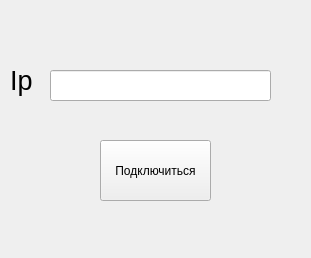
<?xml version="1.0" encoding="UTF-8"?>
<ui version="4.0">
 <class>Form</class>
 <widget class="QWidget" name="Form">
  <property name="geometry">
   <rect>
    <x>0</x>
    <y>0</y>
    <width>311</width>
    <height>258</height>
   </rect>
  </property>
  <property name="windowTitle">
   <string>Введите ip</string>
  </property>
  <widget class="QTableWidget" name="tablewig">
   <property name="geometry">
    <rect>
     <x>440</x>
     <y>0</y>
     <width>16</width>
     <height>16</height>
    </rect>
   </property>
   <row>
    <property name="text">
     <string>Сервер1</string>
    </property>
   </row>
   <row>
    <property name="text">
     <string>Сервер2</string>
    </property>
   </row>
   <row>
    <property name="text">
     <string>Сервер3</string>
    </property>
   </row>
   <column>
    <property name="text">
     <string>Название</string>
    </property>
   </column>
   <column>
    <property name="text">
     <string>Онлайн</string>
    </property>
   </column>
   <column>
    <property name="text">
     <string>пинг</string>
    </property>
   </column>
   <item row="0" column="0">
    <property name="text">
     <string>Мерцающий клык</string>
    </property>
   </item>
   <item row="0" column="2">
    <property name="foreground">
     <brush brushstyle="NoBrush">
      <color alpha="255">
       <red>35</red>
       <green>238</green>
       <blue>13</blue>
      </color>
     </brush>
    </property>
   </item>
   <item row="1" column="0">
    <property name="text">
     <string>Ревущая мышь</string>
    </property>
   </item>
   <item row="2" column="0">
    <property name="text">
     <string>Депресующий фламинго</string>
    </property>
   </item>
  </widget>
  <widget class="QLineEdit" name="lineEdit">
   <property name="geometry">
    <rect>
     <x>50</x>
     <y>70</y>
     <width>221</width>
     <height>31</height>
    </rect>
   </property>
  </widget>
  <widget class="QLabel" name="label">
   <property name="geometry">
    <rect>
     <x>10</x>
     <y>60</y>
     <width>81</width>
     <height>41</height>
    </rect>
   </property>
   <property name="font">
    <font>
     <pointsize>20</pointsize>
    </font>
   </property>
   <property name="text">
    <string>Ip</string>
   </property>
  </widget>
  <widget class="QPushButton" name="pushButton">
   <property name="geometry">
    <rect>
     <x>100</x>
     <y>140</y>
     <width>111</width>
     <height>61</height>
    </rect>
   </property>
   <property name="text">
    <string>Подключиться</string>
   </property>
  </widget>
 </widget>
 <resources/>
 <connections/>
</ui>
